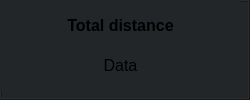
          <widget class="QFrame" name="frame_13">
           <property name="minimumSize">
            <size>
             <width>75</width>
             <height>100</height>
            </size>
           </property>
           <property name="styleSheet">
            <string notr="true">background-color: rgb(35, 38, 41);</string>
           </property>
           <property name="frameShape">
            <enum>QFrame::Box</enum>
           </property>
           <property name="frameShadow">
            <enum>QFrame::Raised</enum>
           </property>
           <widget class="QWidget" name="verticalLayoutWidget_16">
            <property name="geometry">
             <rect>
              <x>0</x>
              <y>0</y>
              <width>241</width>
              <height>91</height>
             </rect>
            </property>
            <layout class="QVBoxLayout" name="verticalLayout_18">
             <item>
              <spacer name="verticalSpacer_15">
               <property name="orientation">
                <enum>Qt::Vertical</enum>
               </property>
               <property name="sizeHint" stdset="0">
                <size>
                 <width>20</width>
                 <height>40</height>
                </size>
               </property>
              </spacer>
             </item>
             <item>
              <widget class="QLabel" name="label_22">
               <property name="font">
                <font>
                 <pointsize>12</pointsize>
                 <weight>75</weight>
                 <bold>true</bold>
                </font>
               </property>
               <property name="text">
                <string>Total distance</string>
               </property>
               <property name="alignment">
                <set>Qt::AlignCenter</set>
               </property>
              </widget>
             </item>
             <item>
              <spacer name="verticalSpacer_9">
               <property name="orientation">
                <enum>Qt::Vertical</enum>
               </property>
               <property name="sizeHint" stdset="0">
                <size>
                 <width>20</width>
                 <height>40</height>
                </size>
               </property>
              </spacer>
             </item>
             <item>
              <widget class="QLabel" name="totalDistanceLabel">
               <property name="font">
                <font>
                 <pointsize>12</pointsize>
                </font>
               </property>
               <property name="text">
                <string>Data</string>
               </property>
               <property name="alignment">
                <set>Qt::AlignCenter</set>
               </property>
              </widget>
             </item>
             <item>
              <spacer name="verticalSpacer_4">
               <property name="orientation">
                <enum>Qt::Vertical</enum>
               </property>
               <property name="sizeHint" stdset="0">
                <size>
                 <width>20</width>
                 <height>40</height>
                </size>
               </property>
              </spacer>
             </item>
            </layout>
           </widget>
          </widget>
